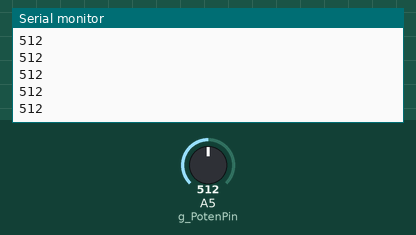
This sketch was run on a simulated Arduino Mega 2560, built with avr-gcc and run on an emulated ATmega2560. Parts: the last lines printed to the serial monitor. Inputs (shaded band) come from the test bench; at power-on: A5 (g_PotenPin) = 512.

Above: at 1.2 s.
1.3 s: A5 (g_PotenPin) set to 716
At 1.8 s:
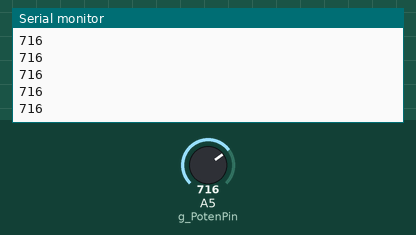
2.8 s: A5 (g_PotenPin) set to 900
At 3.3 s:
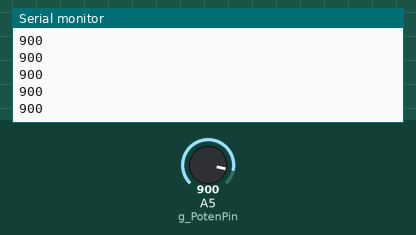
Timing chart, 0 to 5.8 s (numbered marks = the images above; inputs shaded):
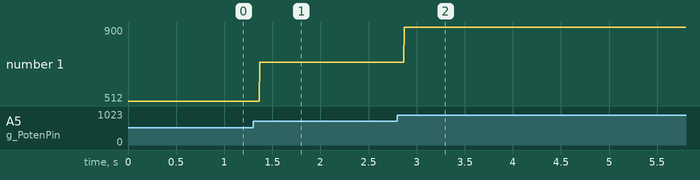

Measured:
- after the input at 1.3 s, the serial monitor: prints a new line after 0.07 s (image 1)
- after the input at 2.8 s, the serial monitor: prints a new line after 0.07 s (image 2)
- plotted number 1: 512 → 716 after the input at 1.3 s, 716 → 900 after the input at 2.8 s

The sketch:

Potentiometer.ino
```cpp
int g_PotenPin=A5;
int g_val;

void setup() {
  // put your setup code here, to run once:
Serial.begin(9600);

}

void loop() {
  // put your main code here, to run repeatedly:
g_val=analogRead(g_PotenPin);
Serial.println(g_val);
}
```
